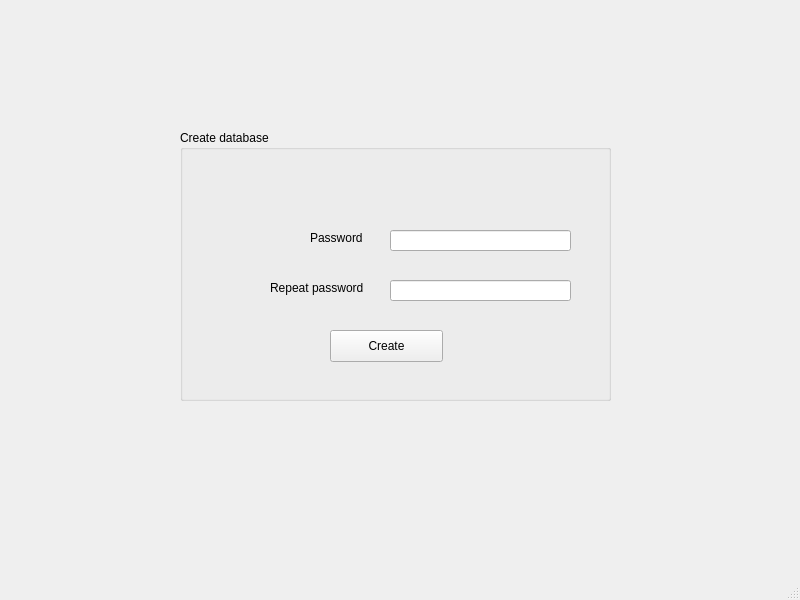
<?xml version="1.0" encoding="UTF-8"?>
<ui version="4.0">
 <class>CreateDbWindow</class>
 <widget class="QMainWindow" name="CreateDbWindow">
  <property name="geometry">
   <rect>
    <x>0</x>
    <y>0</y>
    <width>800</width>
    <height>600</height>
   </rect>
  </property>
  <property name="windowTitle">
   <string>MainWindow</string>
  </property>
  <widget class="QWidget" name="centralwidget">
   <widget class="QGroupBox" name="groupBox">
    <property name="geometry">
     <rect>
      <x>180</x>
      <y>130</y>
      <width>431</width>
      <height>271</height>
     </rect>
    </property>
    <property name="title">
     <string>Create database</string>
    </property>
    <widget class="QLabel" name="label">
     <property name="geometry">
      <rect>
       <x>130</x>
       <y>100</y>
       <width>61</width>
       <height>16</height>
      </rect>
     </property>
     <property name="text">
      <string>Password</string>
     </property>
    </widget>
    <widget class="QLabel" name="label_2">
     <property name="geometry">
      <rect>
       <x>90</x>
       <y>150</y>
       <width>111</width>
       <height>16</height>
      </rect>
     </property>
     <property name="text">
      <string>Repeat password</string>
     </property>
    </widget>
    <widget class="QLineEdit" name="r_pass_">
     <property name="geometry">
      <rect>
       <x>210</x>
       <y>150</y>
       <width>181</width>
       <height>21</height>
      </rect>
     </property>
     <property name="maxLength">
      <number>15</number>
     </property>
     <property name="echoMode">
      <enum>QLineEdit::Password</enum>
     </property>
    </widget>
    <widget class="QPushButton" name="create_">
     <property name="geometry">
      <rect>
       <x>150</x>
       <y>200</y>
       <width>113</width>
       <height>32</height>
      </rect>
     </property>
     <property name="text">
      <string>Create</string>
     </property>
    </widget>
    <widget class="QLineEdit" name="pass_">
     <property name="geometry">
      <rect>
       <x>210</x>
       <y>100</y>
       <width>181</width>
       <height>21</height>
      </rect>
     </property>
     <property name="maxLength">
      <number>15</number>
     </property>
     <property name="echoMode">
      <enum>QLineEdit::Password</enum>
     </property>
    </widget>
   </widget>
  </widget>
  <widget class="QMenuBar" name="menubar">
   <property name="geometry">
    <rect>
     <x>0</x>
     <y>0</y>
     <width>800</width>
     <height>22</height>
    </rect>
   </property>
  </widget>
  <widget class="QStatusBar" name="statusbar"/>
 </widget>
 <resources/>
 <connections/>
</ui>
